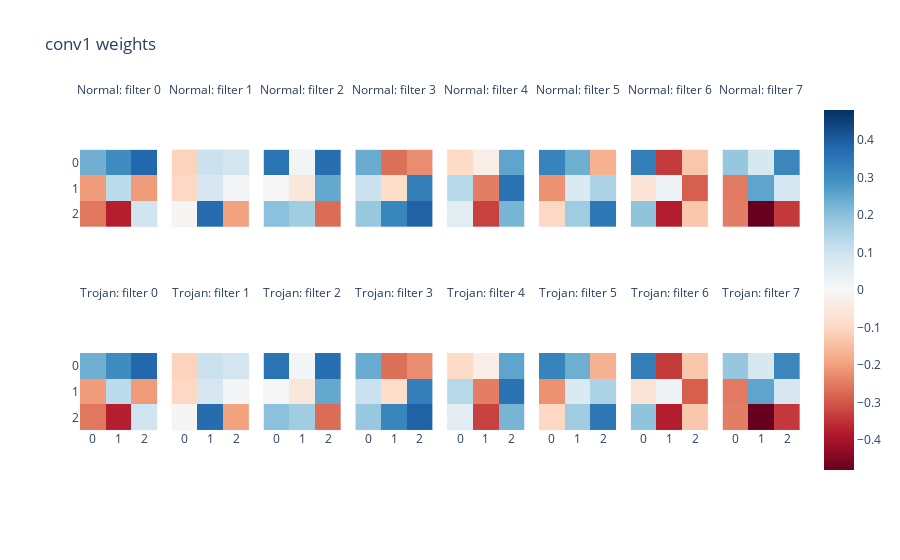

Notebook code cell kept with this figure:
### Code cell
conv1_weights = torch.cat([m.conv1.weight.detach().squeeze() for m in [model, trojan_model]])
imshow(conv1_weights, title='conv1 weights', facet_col=0, facet_col_wrap=8,
       facet_labels=[f'{mod}: filter {i}' for mod in ['Normal', 'Trojan'] for i in range(8) ])

### Figure 1 — Plotly figure (JSON) as saved in the notebook; plotly's stock layout.template omitted (floating-point values rounded to 4 significant figures)
{"data": [{"coloraxis": "coloraxis", "hovertemplate": "x: %{x}<br>y: %{y}<br>color: %{z}<extra></extra>", "name": "0", "type": "heatmap", "xaxis": "x9", "yaxis": "y9", "z": [[0.2332, 0.3018, 0.3802], [-0.2044, 0.1299, -0.2076], [-0.2545, -0.3759, 0.09734]]}, {"coloraxis": "coloraxis", "hovertemplate": "x: %{x}<br>y: %{y}<br>color: %{z}<extra></extra>", "name": "1", "type": "heatmap", "xaxis": "x10", "yaxis": "y10", "z": [[-0.1082, 0.1055, 0.09079], [-0.1006, 0.08306, 0.008814], [-0.005194, 0.3709, -0.1964]]}, {"coloraxis": "coloraxis", "hovertemplate": "x: %{x}<br>y: %{y}<br>color: %{z}<extra></extra>", "name": "2", "type": "heatmap", "xaxis": "x11", "yaxis": "y11", "z": [[0.3541, 0.0116, 0.3648], [-0.0022, -0.05386, 0.2474], [0.1999, 0.1682, -0.2706]]}, {"coloraxis": "coloraxis", "hovertemplate": "x: %{x}<br>y: %{y}<br>color: %{z}<extra></extra>", "name": "3", "type": "heatmap", "xaxis": "x12", "yaxis": "y12", "z": [[0.2405, -0.2656, -0.2259], [0.1048, -0.08721, 0.3297], [0.1836, 0.3159, 0.3907]]}, {"coloraxis": "coloraxis", "hovertemplate": "x: %{x}<br>y: %{y}<br>color: %{z}<extra></extra>", "name": "4", "type": "heatmap", "xaxis": "x13", "yaxis": "y13", "z": [[-0.09612, -0.03135, 0.2554], [0.1354, -0.2476, 0.358], [0.05625, -0.329, 0.2228]]}, {"coloraxis": "coloraxis", "hovertemplate": "x: %{x}<br>y: %{y}<br>color: %{z}<extra></extra>", "name": "5", "type": "heatmap", "xaxis": "x14", "yaxis": "y14", "z": [[0.321, 0.2363, -0.1704], [-0.2182, 0.0695, 0.1543], [-0.09866, 0.1703, 0.3483]]}, {"coloraxis": "coloraxis", "hovertemplate": "x: %{x}<br>y: %{y}<br>color: %{z}<extra></extra>", "name": "6", "type": "heatmap", "xaxis": "x15", "yaxis": "y15", "z": [[0.3302, -0.3379, -0.135], [-0.06705, 0.02692, -0.2876], [0.1937, -0.3774, -0.132]]}, {"coloraxis": "coloraxis", "hovertemplate": "x: %{x}<br>y: %{y}<br>color: %{z}<extra></extra>", "name": "7", "type": "heatmap", "xaxis": "x16", "yaxis": "y16", "z": [[0.185, 0.07822, 0.3144], [-0.2509, 0.2542, 0.08383], [-0.2468, -0.4795, -0.3391]]}, {"coloraxis": "coloraxis", "hovertemplate": "x: %{x}<br>y: %{y}<br>color: %{z}<extra></extra>", "name": "8", "type": "heatmap", "xaxis": "x", "yaxis": "y", "z": [[0.2332, 0.3018, 0.3802], [-0.2044, 0.1299, -0.2076], [-0.2545, -0.3759, 0.09734]]}, {"coloraxis": "coloraxis", "hovertemplate": "x: %{x}<br>y: %{y}<br>color: %{z}<extra></extra>", "name": "9", "type": "heatmap", "xaxis": "x2", "yaxis": "y2", "z": [[-0.1082, 0.1055, 0.09079], [-0.1006, 0.08306, 0.008814], [-0.005194, 0.3709, -0.1964]]}, {"coloraxis": "coloraxis", "hovertemplate": "x: %{x}<br>y: %{y}<br>color: %{z}<extra></extra>", "name": "10", "type": "heatmap", "xaxis": "x3", "yaxis": "y3", "z": [[0.3541, 0.0116, 0.3648], [-0.0022, -0.05386, 0.2474], [0.1999, 0.1682, -0.2706]]}, {"coloraxis": "coloraxis", "hovertemplate": "x: %{x}<br>y: %{y}<br>color: %{z}<extra></extra>", "name": "11", "type": "heatmap", "xaxis": "x4", "yaxis": "y4", "z": [[0.2405, -0.2656, -0.2259], [0.1048, -0.08721, 0.3297], [0.1836, 0.3159, 0.3907]]}, {"coloraxis": "coloraxis", "hovertemplate": "x: %{x}<br>y: %{y}<br>color: %{z}<extra></extra>", "name": "12", "type": "heatmap", "xaxis": "x5", "yaxis": "y5", "z": [[-0.09612, -0.03135, 0.2554], [0.1354, -0.2476, 0.358], [0.05625, -0.329, 0.2228]]}, {"coloraxis": "coloraxis", "hovertemplate": "x: %{x}<br>y: %{y}<br>color: %{z}<extra></extra>", "name": "13", "type": "heatmap", "xaxis": "x6", "yaxis": "y6", "z": [[0.321, 0.2363, -0.1704], [-0.2182, 0.0695, 0.1543], [-0.09866, 0.1703, 0.3483]]}, {"coloraxis": "coloraxis", "hovertemplate": "x: %{x}<br>y: %{y}<br>color: %{z}<extra></extra>", "name": "14", "type": "heatmap", "xaxis": "x7", "yaxis": "y7", "z": [[0.3302, -0.3379, -0.135], [-0.06705, 0.02692, -0.2876], [0.1937, -0.3774, -0.132]]}, {"coloraxis": "coloraxis", "hovertemplate": "x: %{x}<br>y: %{y}<br>color: %{z}<extra></extra>", "name": "15", "type": "heatmap", "xaxis": "x8", "yaxis": "y8", "z": [[0.185, 0.07822, 0.3144], [-0.2509, 0.2542, 0.08383], [-0.2468, -0.4795, -0.3391]]}], "layout": {"annotations": [{"font": {}, "showarrow": false, "text": "Trojan: filter 0", "x": 0.05375, "xanchor": "center", "xref": "paper", "y": 0.465, "yanchor": "bottom", "yref": "paper"}, {"font": {}, "showarrow": false, "text": "Trojan: filter 1", "x": 0.1812, "xanchor": "center", "xref": "paper", "y": 0.465, "yanchor": "bottom", "yref": "paper"}, {"font": {}, "showarrow": false, "text": "Trojan: filter 2", "x": 0.3087, "xanchor": "center", "xref": "paper", "y": 0.465, "yanchor": "bottom", "yref": "paper"}, {"font": {}, "showarrow": false, "text": "Trojan: filter 3", "x": 0.4363, "xanchor": "center", "xref": "paper", "y": 0.465, "yanchor": "bottom", "yref": "paper"}, {"font": {}, "showarrow": false, "text": "Trojan: filter 4", "x": 0.5637, "xanchor": "center", "xref": "paper", "y": 0.465, "yanchor": "bottom", "yref": "paper"}, {"font": {}, "showarrow": false, "text": "Trojan: filter 5", "x": 0.6912, "xanchor": "center", "xref": "paper", "y": 0.465, "yanchor": "bottom", "yref": "paper"}, {"font": {}, "showarrow": false, "text": "Trojan: filter 6", "x": 0.8188, "xanchor": "center", "xref": "paper", "y": 0.465, "yanchor": "bottom", "yref": "paper"}, {"font": {}, "showarrow": false, "text": "Trojan: filter 7", "x": 0.9463, "xanchor": "center", "xref": "paper", "y": 0.465, "yanchor": "bottom", "yref": "paper"}, {"font": {}, "showarrow": false, "text": "Normal: filter 0", "x": 0.05375, "xanchor": "center", "xref": "paper", "y": 1.0, "yanchor": "bottom", "yref": "paper"}, {"font": {}, "showarrow": false, "text": "Normal: filter 1", "x": 0.1812, "xanchor": "center", "xref": "paper", "y": 1.0, "yanchor": "bottom", "yref": "paper"}, {"font": {}, "showarrow": false, "text": "Normal: filter 2", "x": 0.3087, "xanchor": "center", "xref": "paper", "y": 1.0, "yanchor": "bottom", "yref": "paper"}, {"font": {}, "showarrow": false, "text": "Normal: filter 3", "x": 0.4363, "xanchor": "center", "xref": "paper", "y": 1.0, "yanchor": "bottom", "yref": "paper"}, {"font": {}, "showarrow": false, "text": "Normal: filter 4", "x": 0.5637, "xanchor": "center", "xref": "paper", "y": 1.0, "yanchor": "bottom", "yref": "paper"}, {"font": {}, "showarrow": false, "text": "Normal: filter 5", "x": 0.6912, "xanchor": "center", "xref": "paper", "y": 1.0, "yanchor": "bottom", "yref": "paper"}, {"font": {}, "showarrow": false, "text": "Normal: filter 6", "x": 0.8188, "xanchor": "center", "xref": "paper", "y": 1.0, "yanchor": "bottom", "yref": "paper"}, {"font": {}, "showarrow": false, "text": "Normal: filter 7", "x": 0.9463, "xanchor": "center", "xref": "paper", "y": 1.0, "yanchor": "bottom", "yref": "paper"}], "coloraxis": {"cmid": 0, "colorscale": [[0, "rgb(103,0,31)"], [0.1, "rgb(178,24,43)"], [0.2, "rgb(214,96,77)"], [0.3, "rgb(244,165,130)"], [0.4, "rgb(253,219,199)"], [0.5, "rgb(247,247,247)"], [0.6, "rgb(209,229,240)"], [0.7, "rgb(146,197,222)"], [0.8, "rgb(67,147,195)"], [0.9, "rgb(33,102,172)"], [1, "rgb(5,48,97)"]]}, "title": {"text": "conv1 weights"}, "xaxis": {"anchor": "y", "constrain": "domain", "domain": [0, 0.1075], "scaleanchor": "y"}, "xaxis10": {"anchor": "y10", "domain": [0.1275, 0.235], "matches": "x", "showticklabels": false}, "xaxis11": {"anchor": "y11", "domain": [0.255, 0.3625], "matches": "x", "showticklabels": false}, "xaxis12": {"anchor": "y12", "domain": [0.3825, 0.49], "matches": "x", "showticklabels": false}, "xaxis13": {"anchor": "y13", "domain": [0.51, 0.6175], "matches": "x", "showticklabels": false}, "xaxis14": {"anchor": "y14", "domain": [0.6375, 0.745], "matches": "x", "showticklabels": false}, "xaxis15": {"anchor": "y15", "domain": [0.765, 0.8725], "matches": "x", "showticklabels": false}, "xaxis16": {"anchor": "y16", "domain": [0.8925, 1], "matches": "x", "showticklabels": false}, "xaxis2": {"anchor": "y2", "domain": [0.1275, 0.235], "matches": "x"}, "xaxis3": {"anchor": "y3", "domain": [0.255, 0.3625], "matches": "x"}, "xaxis4": {"anchor": "y4", "domain": [0.3825, 0.49], "matches": "x"}, "xaxis5": {"anchor": "y5", "domain": [0.51, 0.6175], "matches": "x"}, "xaxis6": {"anchor": "y6", "domain": [0.6375, 0.745], "matches": "x"}, "xaxis7": {"anchor": "y7", "domain": [0.765, 0.8725], "matches": "x"}, "xaxis8": {"anchor": "y8", "domain": [0.8925, 1], "matches": "x"}, "xaxis9": {"anchor": "y9", "domain": [0, 0.1075], "matches": "x", "showticklabels": false}, "yaxis": {"anchor": "x", "autorange": "reversed", "constrain": "domain", "domain": [0, 0.465]}, "yaxis10": {"anchor": "x10", "domain": [0.535, 1.0], "matches": "y", "showticklabels": false}, "yaxis11": {"anchor": "x11", "domain": [0.535, 1.0], "matches": "y", "showticklabels": false}, "yaxis12": {"anchor": "x12", "domain": [0.535, 1.0], "matches": "y", "showticklabels": false}, "yaxis13": {"anchor": "x13", "domain": [0.535, 1.0], "matches": "y", "showticklabels": false}, "yaxis14": {"anchor": "x14", "domain": [0.535, 1.0], "matches": "y", "showticklabels": false}, "yaxis15": {"anchor": "x15", "domain": [0.535, 1.0], "matches": "y", "showticklabels": false}, "yaxis16": {"anchor": "x16", "domain": [0.535, 1.0], "matches": "y", "showticklabels": false}, "yaxis2": {"anchor": "x2", "domain": [0, 0.465], "matches": "y", "showticklabels": false}, "yaxis3": {"anchor": "x3", "domain": [0, 0.465], "matches": "y", "showticklabels": false}, "yaxis4": {"anchor": "x4", "domain": [0, 0.465], "matches": "y", "showticklabels": false}, "yaxis5": {"anchor": "x5", "domain": [0, 0.465], "matches": "y", "showticklabels": false}, "yaxis6": {"anchor": "x6", "domain": [0, 0.465], "matches": "y", "showticklabels": false}, "yaxis7": {"anchor": "x7", "domain": [0, 0.465], "matches": "y", "showticklabels": false}, "yaxis8": {"anchor": "x8", "domain": [0, 0.465], "matches": "y", "showticklabels": false}, "yaxis9": {"anchor": "x9", "domain": [0.535, 1.0], "matches": "y"}}}
